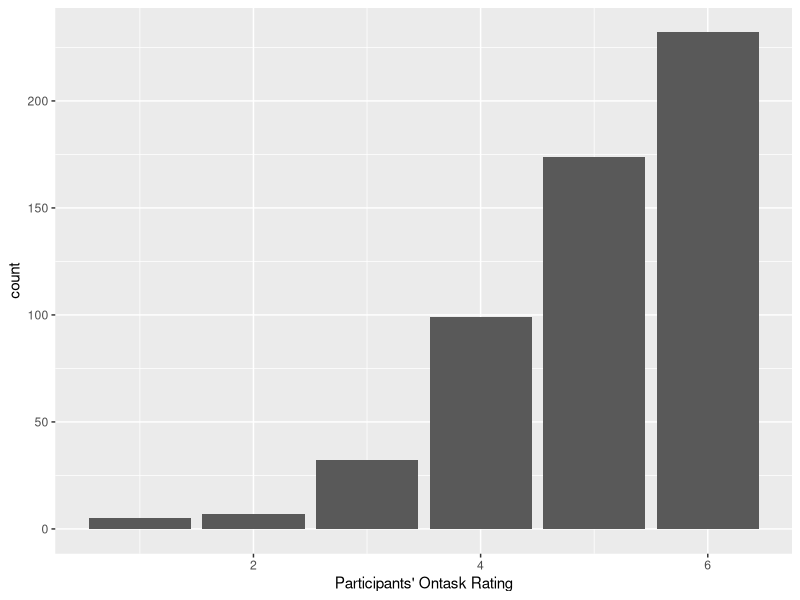
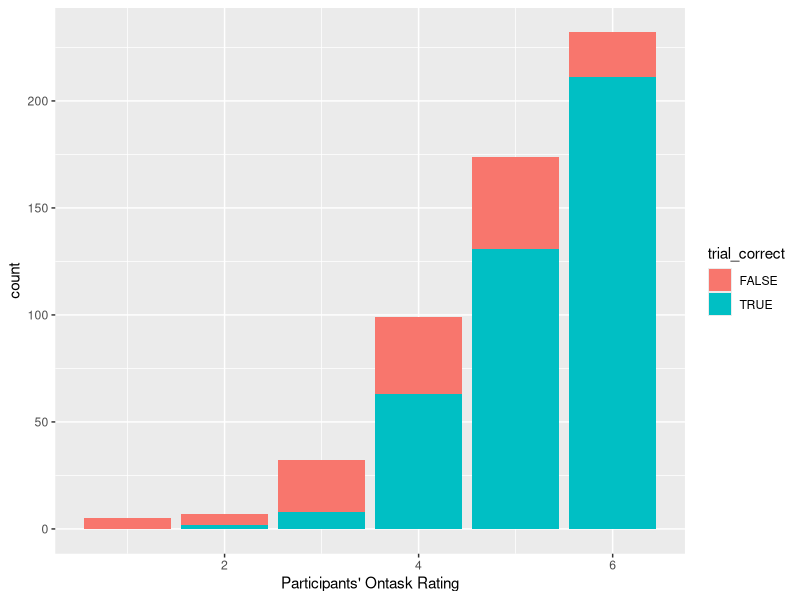
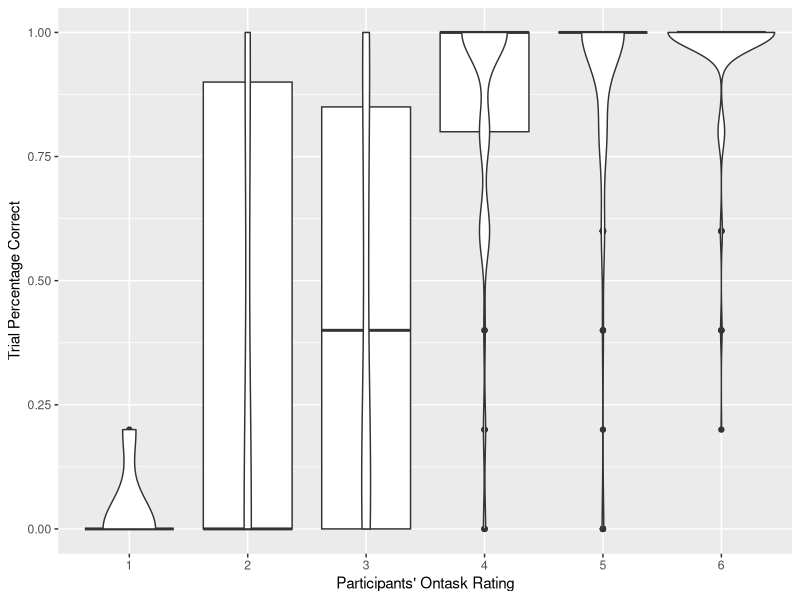
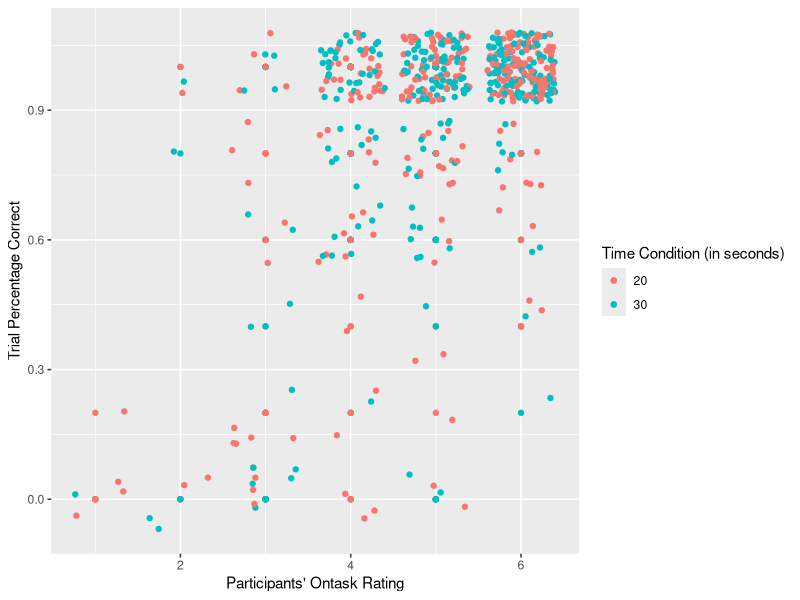
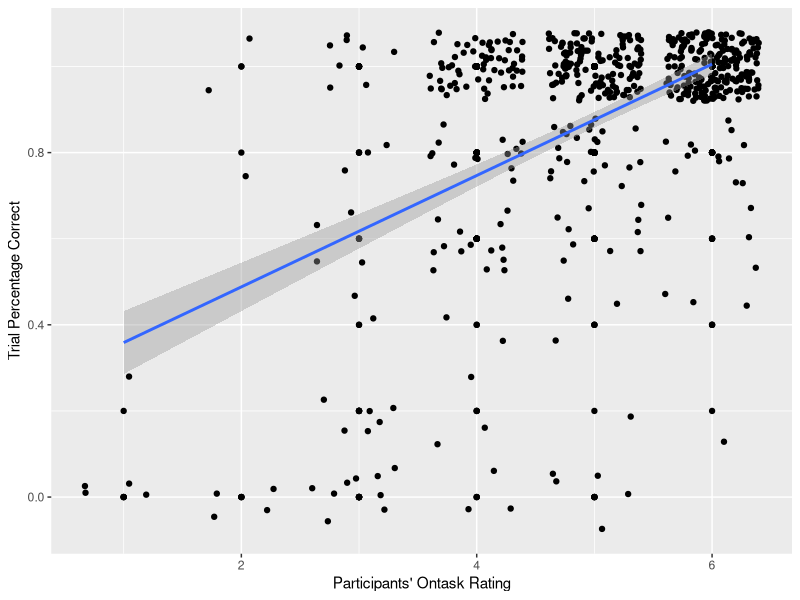
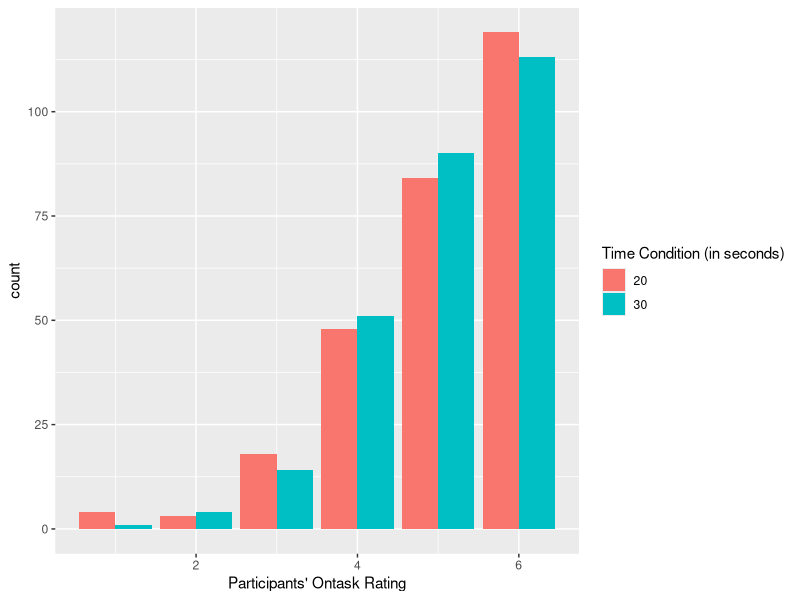

These figures' R source, in order:
## ---- chunk 1
knitr::opts_chunk$set(echo = TRUE)
## ---- chunk 2
data <- read.csv('first_participants_probes.csv')
data <- data[,-1]
head(data)
## ---- chunk 3
#Read in data 
data <- read.csv('first_participants_probes.csv')
library(ggplot2)
data$probe1 <- as.integer(data$probe1)
ggplot(data=data, aes(x=probe1)) + geom_bar() + xlab("Participants' Ontask Rating")
## ---- chunk 4
data$trial_correct <- ifelse(data$trial_score == 1.0, TRUE, FALSE)
ggplot(data=data, aes(x=probe1, fill=trial_correct)) + geom_bar() + xlab("Participants' Ontask Rating")
## ---- chunk 5
data$probe1 <- as.character(data$probe1)
ggplot(data, aes(y=trial_score, x=probe1)) + geom_boxplot() + geom_violin() + xlab("Participants' Ontask Rating") + ylab("Trial Percentage Correct")
## ---- chunk 6
data$probe1 <- as.integer(data$probe1)
ggplot(data, aes(y=trial_score, x=probe1, color = as.character(time_condition))) + geom_point() + geom_jitter() + xlab("Participants' Ontask Rating") + ylab("Trial Percentage Correct") + labs(color = "Time Condition (in seconds)")

## ---- chunk 7
linreg <- lm(probe1~trial_correct, data=data)
summary(linreg)
## ---- chunk 8
ggplot(data, aes(y=trial_score, x=probe1)) + geom_point() + geom_jitter() + xlab("Participants' Ontask Rating") + ylab("Trial Percentage Correct") +  stat_smooth(method="lm")
## ---- chunk 9
ggplot(data=data, aes(x=probe1, fill=as.character(time_condition))) + geom_bar(position="dodge") + xlab("Participants' Ontask Rating") + labs(fill = "Time Condition (in seconds)")
## ---- chunk 10
correct_four <- data$probe1 == 4 & data$trial_score == 1
length(data$time_condition[correct_four == TRUE & data$time_condition == 20]) #number of correct trials for 20-second durations in which participants selected "4" on the thought probe scale
length(data$time_condition[correct_four == TRUE & data$time_condition == 30]) #number of correct trials for 30-second durations in which participants selected "4" on the thought probe scale
## ---- chunk 11
incorrect_four <- data$probe1 == 4 & data$trial_score != 1
length(data$time_condition[incorrect_four == TRUE & data$time_condition == 20]) #number of incorrect trials for 20-second durations in which participants selected "4" on the thought probe scale
length(data$time_condition[incorrect_four == TRUE & data$time_condition == 30]) #number of incorrect trials for 30-second durations in which participants selected "4" on the thought probe scale
